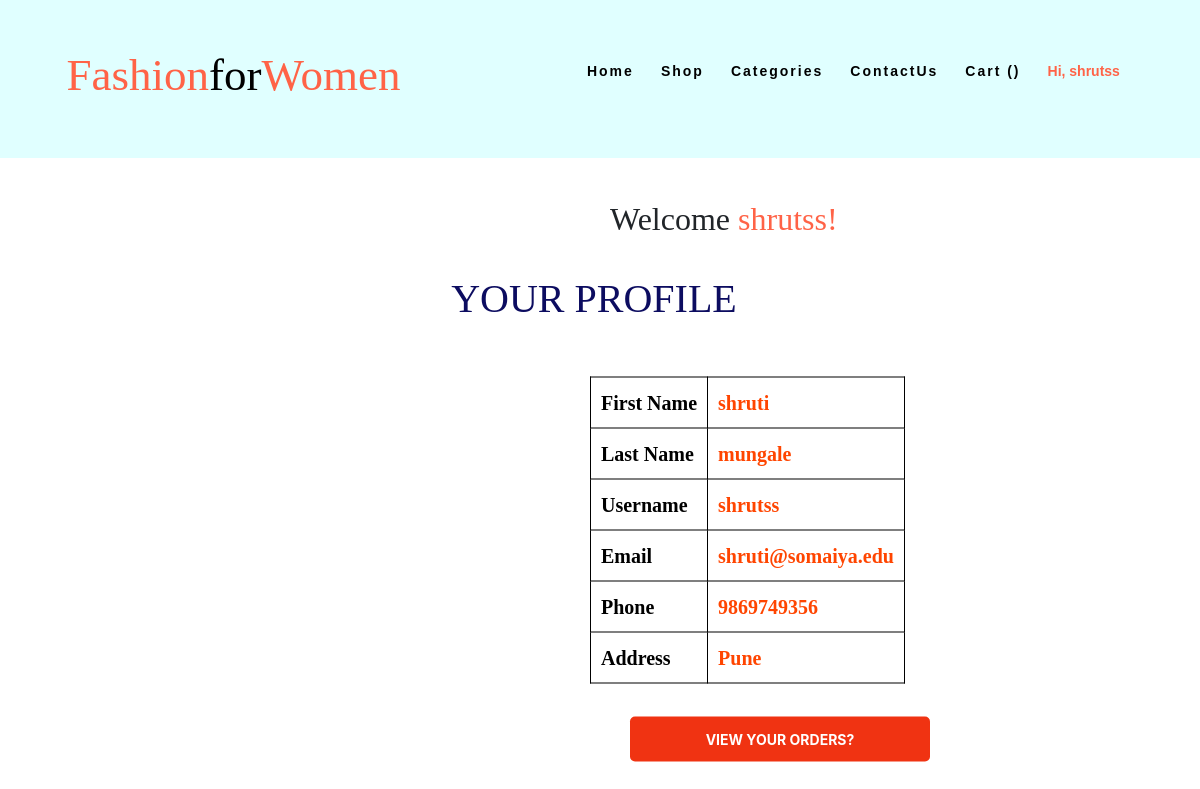
The page /userprofile.php (signed in) on the database its author committed.
### tables this page shows
CREATE TABLE `register` (
  `cust_Id` int(11) NOT NULL,
  `fname` varchar(60) NOT NULL,
  `lname` varchar(60) NOT NULL,
  `username` varchar(50) NOT NULL,
  `email` varchar(60) NOT NULL,
  `pwd` varchar(60) NOT NULL,
  `mobilenumber` bigint(10) NOT NULL,
  `shipping_address` varchar(300) NOT NULL
);

### userprofile.php (the view, shortened to what this page needs)
<!DOCTYPE html>
<html lang="en">
<head>
    <link rel="stylesheet" href="css3.css">
    <link rel="stylesheet" href="css1.css">
    <link rel='stylesheet' href='https://cdnjs.cloudflare.com/ajax/libs/twitter-bootstrap/4.5.2/css/bootstrap.min.css' />
  <link rel='stylesheet' href='https://cdnjs.cloudflare.com/ajax/libs/font-awesome/5.9.0/css/all.min.css' />
</head>
<body>
<?php
include_once("connect.php");
$username = $_SESSION['username'];
$sql = "SELECT * FROM register WHERE username = '$username'";
$result = mysqli_query($conn,$sql);
while($rows=mysqli_fetch_array($result))
{
    ?>
    <nav class="nav py-5">
        <div class="logo">
          <h3><a href="home.html" class="logo-name" style="color:tomato;">Fashion<span class="between">for</span>Women</a></h3>
        </div>
        <ul class="nav-links">
          <li><a href="home.php">Home</a></li>
          <li><a href="shop.php">Shop</a></li>
          <li><a href="categories.php">Categories</a></li>
          <li><a href="contact.php">ContactUs</a></li>
          <li><a href="cart.php">Cart (<span id="cart-item" class="badge badeg-danger" style="background-color: crimson;border-radius: 3px;font-weight:bold;"></span>) </a></li>
          <li id="login"><?php if (session_id() == '' || !isset($_SESSION['username'])){?><a href="login.php">Login</a><?php }else { ?><div class="dropdown">
              <button class="dropbtn"><?php echo "Hi, ". $_SESSION['username'];}?> </button>
            </div></li>
        </ul>
      </nav>
        <h2>Welcome <span><?php echo $username ?>!</span></h2>
        <h1>YOUR PROFILE</h1>
        <div class="container10">
          <table cellpadding="10" cellspacing="8">
            <tr>
              <td class="try" style="color: black;">First Name</td>
              <td><?php echo $rows['fname']?></td>
            </tr>
            <tr>
              <td class="try" style="color: black;">Last Name</td>
              <td><?php echo $rows['lname']?></td>
            </tr>
            <tr>
              <td class="try" style="color: black;">Username</td>
              <td><?php echo $rows['username']?></td>
            </tr>
            <tr>
              <td class="try" style="color: black;">Email</td>
              <td><?php echo $rows['email']?></td>
            </tr>
            <tr>
              <td class="try" style="color: black;">Phone</td>
              <td><?php echo $rows['mobilenumber']?></td>
            </tr>
            <tr>
              <td class="try" style="color: black;">Address</td>
              <td><?php echo $rows['shipping_address']?></td>
            </tr>
          </table>
          <div class="orders">
               <a href="vieworders.php?username=<?php echo $rows['username']?>"> <button type="submit" name="submit" style="background: rgb(240, 51, 18);border: 0;color: #FFFFFF;width: 300px;padding: 12px 0;text-transform: uppercase;font-size: 14px;font-weight: bold;border-radius: 5px;cursor: pointer;">View Your Orders?</button></a>
          <br><br>
          </div>
        </div>
</body>
</html>
    <?php
}
?>

### css/css3.css (style rules this page uses)
.nav { display:flex; justify-content: space-around; align-items:center; min-height:10vh; background-color: lightcyan; position: fixed; width: 100%; top:0; z-index: 11; }
a { text-decoration: none; transition: .4s; }
.nav a { color:black; }
#login { color: tomato; }
.logo h3 { font-family: 'Sacramento', cursive; font-weight: 500; text-align: center; font-size:45px; }
.logo-name { color: tomato; }
.between { font-family: 'Lucida Calligraphy', cursive; color: black; }
.nav-links { display:flex; list-style: none; width:50%; justify-content: space-around; letter-spacing: 2px; font-weight: 600; font-size:14px; font-family: 'Montserrat', sans-serif; }
.dropbtn { background-color: lightcyan; color: tomato; padding: 0px; font-size: 14px; font-weight: 600; border: none; cursor: pointer; }
.dropdown { position: relative; display: inline-block; }

### css/css1.css (style rules this page uses)
nav { display:flex; justify-content: space-around; align-items:center; min-height:10vh; background-color: lightcyan; position: fixed; width: 100%; top:0; z-index: 11; }
a { text-decoration: none; transition: .4s; }
nav a { color:black; }
#login { color: tomato; }
.logo h3 { font-family: 'Sacramento', cursive; font-weight: 500; text-align: center; font-size:45px; }
.logo-name { color: tomato; }
.between { font-family: 'Lucida Calligraphy', cursive; color: black; }
.nav-links { display:flex; list-style: none; width:50%; justify-content: space-around; letter-spacing: 2px; font-weight: 600; font-size:14px; font-family: 'Montserrat', sans-serif; }

### userprofile.php (style rules this page uses)
h2 { position: absolute; top: 200px; left: 610px; font-family: 'Sacramento', cursive; font-weight: 400; }
h2 span { color: tomato; }
h1 { position: absolute; top: 275px; text-align: center; font-family: 'Garamond', serif; color: rgb(12, 12, 96); width: 99%; }
.container10 { position: absolute; top: 530px; left: 880px; padding: 10px 10px; transform: translate(-50%, -50%); justify-content: space-between; width: 600px; align-items: left; font-size: 20px; color: black; }
table, th, td { border: 1px solid black; color: orangered; font-weight: bold; font-family: 'Copperplate'; }
.orders { position: absolute; top: 350px; left: 50px; }
.orders a { text-decoration: none; }

### rows shown on the page
register: fname "shruti", lname "mungale", username "shrutss", email "shruti@somaiya.edu", mobilenumber "9869749356", shipping_address "Pune"
